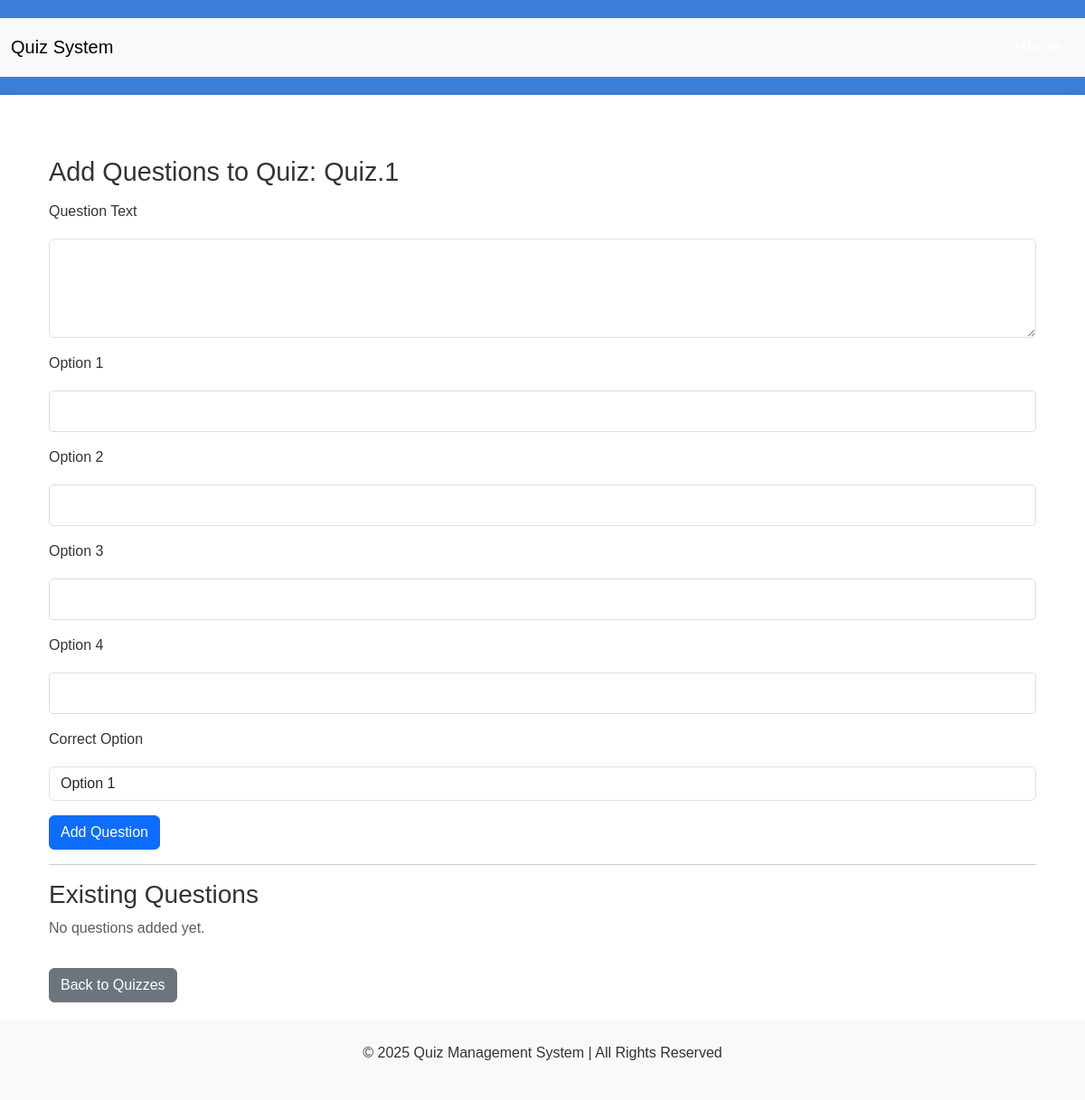
Page /quiz/1/questions on the earlier database version.
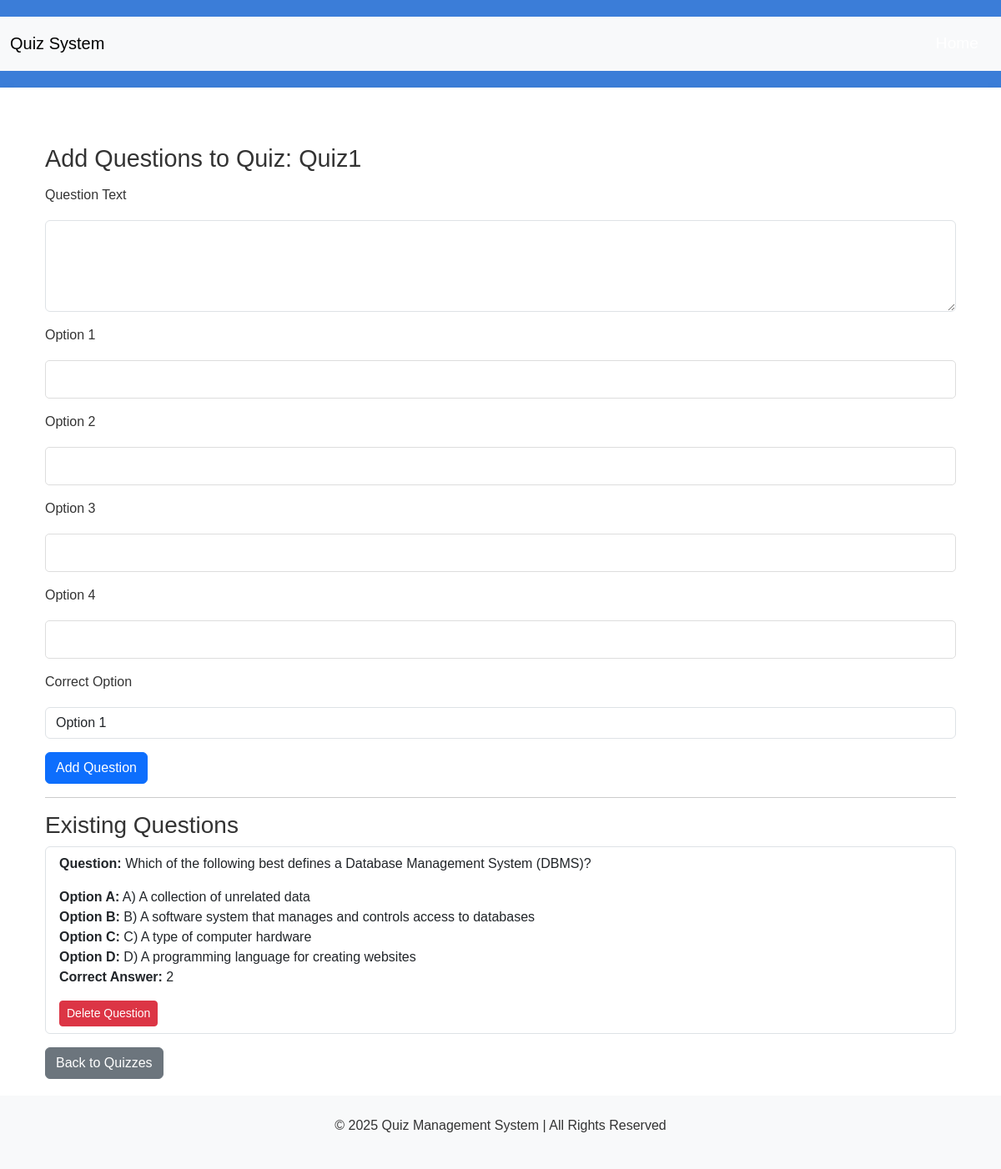
Same page on the later database version.
### app.py (models this page shows)
class Quiz(db.Model):
    id = db.Column(db.Integer, primary_key=True)
    title = db.Column(db.String(100), nullable=False)
    duration = db.Column(db.Integer, nullable=False)
    chapter_id = db.Column(db.Integer, db.ForeignKey('chapter.id'), nullable=False)
    questions = db.relationship('Question', backref='quiz', lazy=True)
    attempts = db.relationship('QuizAttempt', backref='quiz', lazy=True)

class Question(db.Model):
    id = db.Column(db.Integer, primary_key=True)
    content = db.Column(db.Text, nullable=False)
    option_a = db.Column(db.String(200), nullable=False)
    option_b = db.Column(db.String(200), nullable=False)
    option_c = db.Column(db.String(200), nullable=False)
    option_d = db.Column(db.String(200), nullable =False)
    correct_answer = db.Column(db.String(200), nullable=False)
    quiz_id = db.Column(db.Integer, db.ForeignKey('quiz.id'), nullable=False)

### app.py (the view)
@app.route('/quiz/<int:quiz_id>/questions', methods=['GET', 'POST'])
def view_questions(quiz_id):
    quiz = Quiz.query.get_or_404(quiz_id)
    questions = Question.query.filter_by(quiz_id=quiz_id).all()
    return render_template('admin/question.html', quiz_name=quiz.title, quiz_id=quiz.id, questions=questions)

### templates/admin/question.html (shortened to what this page needs)
{% extends 'base.html' %}
{% block content %}
<div class="container mt-5">
    <h2>Add Questions to Quiz: {{ quiz_name }}</h2>
    <form action="{{ url_for('add_question', quiz_id=quiz_id) }}" method="POST">
        <div class="mb-3">
            <label for="question_text" class="form-label">Question Text</label>
            <textarea id="question_text" name="question_text" class="form-control" rows="4" required></textarea>
        </div>
        <div class="mb-3">
            <label for="option_1" class="form-label">Option 1</label>
            <input type="text" id="option_1" name="option_1" class="form-control" required>
        </div>
        <div class="mb-3">
            <label for="option_2" class="form-label">Option 2</label>
            <input type="text" id="option_2" name="option_2" class="form-control" required>
        </div>
        <div class="mb-3">
            <label for="option_3" class="form-label">Option 3</label>
            <input type="text" id="option_3" name="option_3" class="form-control" required>
        </div>
        <div class="mb-3">
            <label for="option_4" class="form-label">Option 4</label>
            <input type="text" id="option_4" name="option_4" class="form-control" required>
        </div>
        <div class="mb-3">
            <label for="correct_option" class="form-label">Correct Option</label>
            <select id="correct_option" name="correct_option" class="form-control" required>
                <option value="1">Option 1</option>
            </select>
        </div>
        <button type="submit" class="btn btn-primary">Add Question</button>
    </form>
    <hr>
    <h3>Existing Questions</h3>
    <div class="existing-questions">
        {% if questions %}
            <ul class="list-group">
                {% for question in questions %}
                    <li class="list-group-item">
                        <p><strong>Question:</strong> {{ question.content }}</p>
                        <ul class="list-unstyled">
                            <li><strong>Option A:</strong> {{ question.option_a }}</li>
                            <li><strong>Option B:</strong> {{ question.option_b }}</li>
                            <li><strong>Option C:</strong> {{ question.option_c }}</li>
                            <li><strong>Option D:</strong> {{ question.option_d }}</li>
                        </ul>
                        <p><strong>Correct Answer:</strong> {{ question.correct_answer }}</p>
                        <form action="{{ url_for('delete_question', question_id=question.id) }}" method="POST" class="d-inline">
                            <button type="submit" class="btn btn-danger btn-sm">Delete Question</button>
                        </form>
                    </li>
                {% endfor %}
            </ul>
        {% else %}
            <p class="text-muted">No questions added yet.</p>
        {% endif %}
    </div>
    <a href="{{ url_for('manage_quizzes') }}" class="btn btn-secondary mt-3">Back to Quizzes</a>
</div>
{% endblock %}

### templates/base.html (shortened to what this page needs)
<!DOCTYPE html>
<html lang="en">
<head>
    <link href="https://cdn.jsdelivr.net/npm/bootstrap@5.3.0-alpha1/dist/css/bootstrap.min.css" rel="stylesheet">
    <link rel="stylesheet" href="static\css\style.css">
</head>
<body>
    <header>
        <nav class="navbar navbar-expand-lg navbar-light bg-light">
            <div class="container-fluid">
                <a class="navbar-brand" href="/">Quiz System</a>
                <div class="collapse navbar-collapse" id="navbarNav">
                    <ul class="navbar-nav ms-auto">
                        <li class="nav-item">
                            <a class="nav-link" href="/">Home</a>
                        </li>
                    </ul>
                </div>
            </div>
        </nav>
    </header>
    <main>
        <div class="container">
            {% block content %}{% endblock %}
        </div>
    </main>
    <footer class="bg-light text-center py-4">
        <p>&copy; 2025 Quiz Management System | All Rights Reserved</p>
    </footer>
</body>
</html>

### static/css/style.css (style rules this page uses)
body { font-family: Arial, sans-serif; background-color: #f4f7fa; color: #333; }
header { background-color: #3b7dd8; color: #fff; padding: 20px 0; text-align: center; }
.navbar { background-color: #333; }
.navbar .navbar-nav .nav-link { color: #fff !important; font-size: 1.2em; padding: 10px 15px; }
.nav-link { color: #575757; text-decoration: none; }
main { background-color: #fff; padding: 20px; box-shadow: 0 4px 10px rgba(0, 0, 0, 0.1); }
main h2 { font-size: 1.8em; margin-bottom: 15px; }
input[type="text"], input[type="email"], input[type="password"], select, textarea { width: 100%; padding: 10px; margin: 10px 0; border: 1px solid #ddd; border-radius: 5px; font-size: 1em; }
input[type="submit"], button { background-color: #3b7dd8; color: white; border: none; padding: 12px 20px; border-radius: 5px; cursor: pointer; font-size: 1em; }

Differences in the rows shown:
changed Quiz: title "Quiz.1" → "Quiz1"
added Question: content "Which of the following best defines a Database Management System (DBMS)?", option_a "A) A collection of unrelated data", option_b "B) A software system that manages and controls access to databases", option_c "C) A type of computer hardware", option_d "D) A programming language for creating websites", correct_answer "2"
Other differences:
text no longer shown: "No questions added yet."
